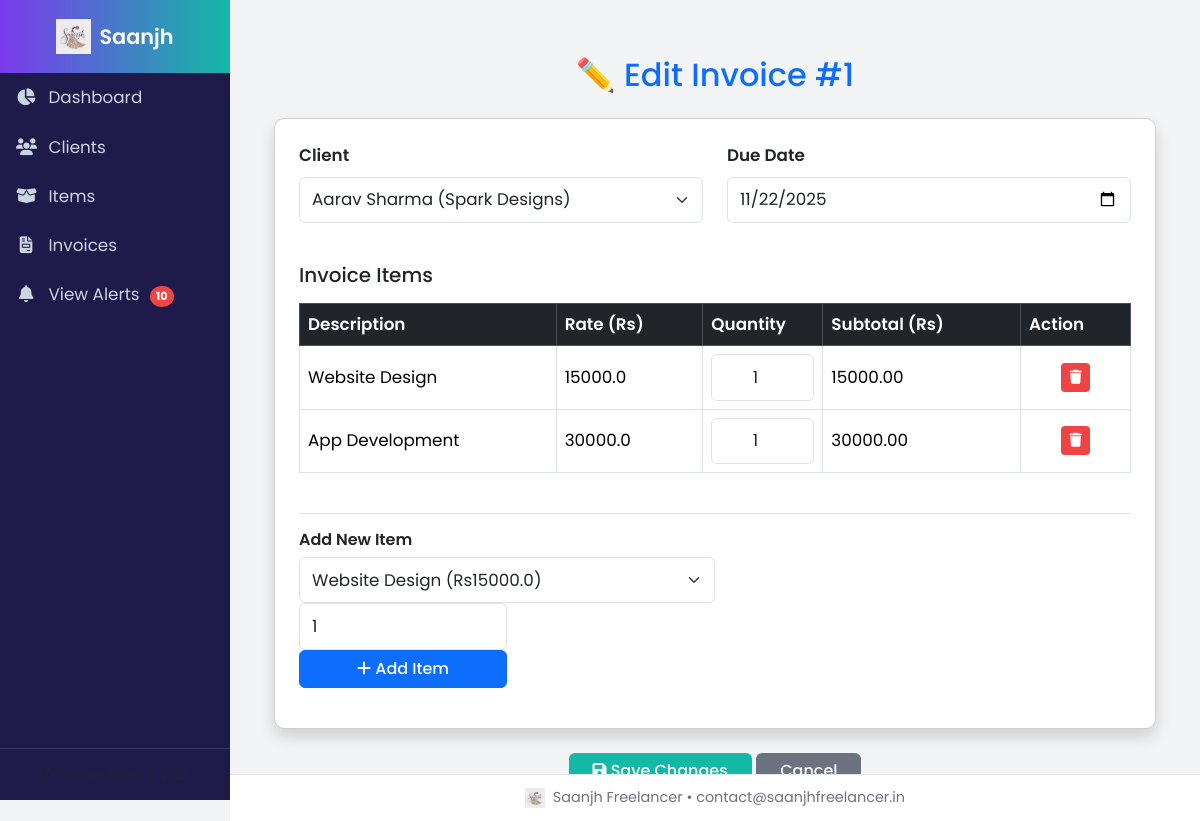
The app's page /invoices/edit/1 with its own data.
### tables this page shows
CREATE TABLE invoices(
            id INTEGER PRIMARY KEY AUTOINCREMENT,
            client_id INTEGER,
            paid INTEGER DEFAULT 0,
            date TEXT,
            due_date TEXT,
            overdue_date TEXT,
            status TEXT DEFAULT 'Unpaid',
            FOREIGN KEY(client_id) REFERENCES clients(id)
        );

CREATE TABLE clients(
            id INTEGER PRIMARY KEY AUTOINCREMENT,
            name TEXT,
            email TEXT,
            company TEXT
        );

CREATE TABLE invoice_items(
            id INTEGER PRIMARY KEY AUTOINCREMENT,
            invoice_id INTEGER,
            item_id INTEGER,
            quantity INTEGER,
            FOREIGN KEY(invoice_id) REFERENCES invoices(id),
            FOREIGN KEY(item_id) REFERENCES items(id)
        );

CREATE TABLE items(
            id INTEGER PRIMARY KEY AUTOINCREMENT,
            description TEXT,
            rate REAL
        );

### app.py (the view, shortened to what this page needs)
@app.route('/invoices/edit/<int:id>', methods=['GET', 'POST'])
def edit_invoice(id):
    conn = connect()
    invoice = conn.execute("""
        SELECT i.*, c.name AS client_name, c.company
        FROM invoices i
        JOIN clients c ON c.id = i.client_id
        WHERE i.id=?
    """, (id,)).fetchone()
    clients = conn.execute("SELECT id, name, company FROM clients").fetchall()
    items = conn.execute("""
        SELECT ii.id AS ii_id, it.description, it.rate, ii.quantity, (it.rate * ii.quantity) AS subtotal
        FROM invoice_items ii
        JOIN items it ON ii.item_id = it.id
        WHERE ii.invoice_id=?
    """, (id,)).fetchall()
    all_items = conn.execute("SELECT id, description, rate FROM items").fetchall()
    conn.close()
    return render_template("invoice_edit.html",
                           invoice=invoice,
                           clients=clients,
                           items=items,
                           all_items=all_items)

### app.py (called while the page is built)
def connect():
    conn = sqlite3.connect(DB)
    conn.row_factory = sqlite3.Row
    return conn

### templates/invoice_edit.html (shortened to what this page needs)
{% extends 'base.html' %}
{% block content %}
<div class="container mt-4">
  <h2 class="text-center mb-4 text-primary">
    ✏️ Edit Invoice #{{ invoice['id'] }}
  </h2>
  <form method="POST" class="card shadow p-4">
    <div class="row mb-3">
      <div class="col-md-6">
        <label for="client_id" class="form-label fw-semibold">Client</label>
        <select id="client_id" name="client_id" class="form-select" required>
          {% for c in clients %}
            <option value="{{ c['id'] }}" {% if c['id'] == invoice['client_id'] %}selected{% endif %}>
              {{ c['name'] }} ({{ c['company'] }})
            </option>
          {% endfor %}
        </select>
      </div>
      <div class="col-md-6">
        <label for="due_date" class="form-label fw-semibold">Due Date</label>
        <input type="date" id="due_date" name="due_date" value="{{ invoice['due_date'] }}" class="form-control" required>
      </div>
    </div>
    <h5 class="mt-4 mb-3 text-dark">Invoice Items</h5>
    {% if items %}
    <table class="table table-bordered table-hover align-middle">
      <thead class="table-dark">
        <tr>
          <th>Description</th>
          <th>Rate (Rs)</th>
          <th>Quantity</th>
          <th>Subtotal (Rs)</th>
          <th>Action</th>
        </tr>
      </thead>
      <tbody>
        {% for item in items %}
        <tr>
          <td>{{ item['description'] }}</td>
          <td>{{ item['rate'] }}</td>
          <td style="width: 120px;">
            <input type="number" name="quantity" value="{{ item['quantity'] }}" min="1"
                   class="form-control form-control-sm text-center" required>
          </td>
          <td>{{ "%.2f"|format(item['subtotal']) }}</td>
          <td class="text-center">
            <a href="{{ url_for('delete_invoice_item', id=item['ii_id'], invoice_id=invoice['id']) }}"
               class="btn btn-sm btn-danger"
               onclick="return confirm('Delete this item?');">
              <i class="fa-solid fa-trash"></i>
            </a>
          </td>
        </tr>
        {% endfor %}
      </tbody>
    </table>
    {% else %}
      <div class="alert alert-info text-center">No items yet for this invoice.</div>
    {% endif %}
    <div class="mt-4 mb-3 border-top pt-3">
      <h6 class="fw-semibold">Add New Item</h6>
      <form method="POST" action="{{ url_for('add_invoice_item', invoice_id=invoice['id']) }}" class="row g-2">
        <div class="col-md-6">
          <select name="item_id" class="form-select">
            {% for i in all_items %}
              <option value="{{ i['id'] }}">{{ i['description'] }} (Rs{{ i['rate'] }})</option>
            {% endfor %}
          </select>
        </div>
        <div class="col-md-3">
          <input type="number" name="quantity" value="1" class="form-control" min="1" required>
        </div>
        <div class="col-md-3">
          <button type="submit" class="btn btn-primary w-100">
            <i class="fa-solid fa-plus"></i> Add Item
          </button>
        </div>
      </form>
    </div>
    <div class="mt-4 text-center">
      <button type="submit" class="btn btn-success px-4">
        <i class="fa-solid fa-floppy-disk"></i> Save Changes
      </button>
      <a href="{{ url_for('invoices') }}" class="btn btn-secondary px-4">Cancel</a>
    </div>
  </form>
</div>
{% endblock %}

### static/style.css (style rules this page uses)
:root { --saanjh-purple: #7c3aed; --saanjh-teal: #14b8a6; --saanjh-bg: #f8fafc; --saanjh-text: #1f2937; }
body { font-family: 'Poppins', sans-serif; font-size: 1.05rem; background-color: var(--saanjh-bg); color: var(--saanjh-text); scroll-behavior: smooth; }
.card { border-radius: 10px; transition: all 0.25s ease-in-out; }
.btn { transition: all 0.25s ease; font-weight: 500; }
.btn-success { background-color: var(--saanjh-teal); border: none; }
.btn-danger { background-color: #ef4444; border: none; }
.btn-secondary { background-color: #6b7280; border: none; }
.table thead th { font-weight: 600; }
.form-control, .form-select { font-size: 1.05rem; padding: 0.6rem 0.75rem; border-radius: 6px; }
.form-label { font-weight: 600; }

### templates/base.html (style rules this page uses)
:root { --saanjh-purple:#7c3aed; --saanjh-teal:#14b8a6; --sidebar-bg:#1e1b4b; }
body { font-family:'Poppins',sans-serif; background:#f3f4f6; overflow-x:hidden; min-height:100vh; display:flex; }

### records on screen
invoices: id "1", client_id "Aarav Sharma (Spark Designs)", due_date "11/22/2025"
invoice_items: description "Website Design", rate "15000.0", quantity "1", subtotal "15000.00"
invoice_items: description "App Development", rate "30000.0", quantity "1", subtotal "30000.00"

### other values on screen
{{ config['BUSINESS_NAME'] }} "Saanjh Freelancer"
{{ config['BUSINESS_EMAIL'] }} "contact@saanjhfreelancer.in"
form field item_id "Website Design (Rs15000.0)"
